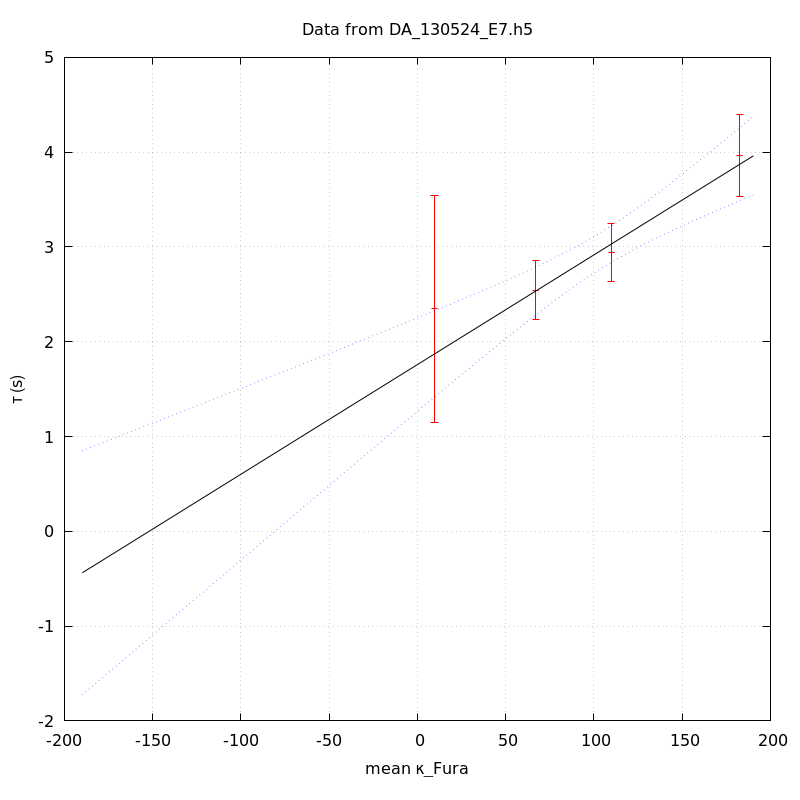

Generate this figure with gnuplot:
unset key
set grid
set ylabel 'τ (s)'
set xlabel 'mean κ_Fura' noenhanced
set title 'Data from DA_130524_E7.h5' noenhanced
set xrange [-1000<*:*]
plot 'DA_130524_E7_aba_tau_vs_mean_kappa' index 0 using 1:2:(1.96*$3) linecolor rgb 'red' with yerrorbars,\
'' index 1 using 1:2 with lines linecolor rgb 'black',\
'' index 1 using 1:3 with lines linecolor rgb 'blue' lt 'dotted',\
'' index 1 using 1:4 with lines linecolor rgb 'blue' lt 'dotted'
